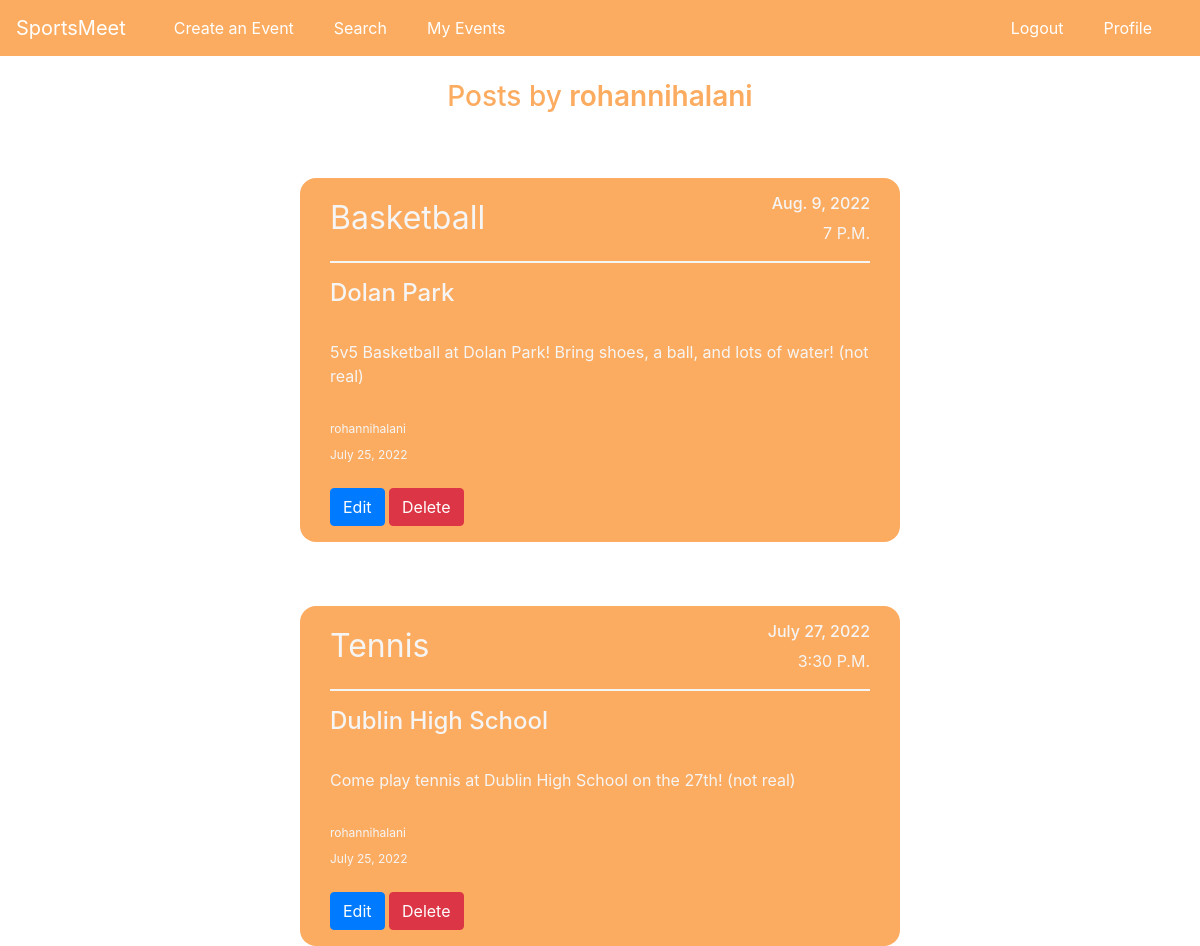
The page /user/rohannihalani/ (signed in) on the database its author committed.
### home/models.py (models this page shows, shortened)
class Post(real_models.Model):
    sport = real_models.CharField(max_length=100)
    location = real_models.CharField(max_length=200)
    date = real_models.DateField(default=timezone.now)
    time = real_models.TimeField(default=timezone.now)
    content = real_models.TextField()
    author = real_models.ForeignKey(User, on_delete=real_models.CASCADE, null=True)
    date_posted = real_models.DateTimeField(default=timezone.now)

### home/views.py (the view)
# urls.py: path('user/<str:username>/', views.UserPostListView.as_view(), name='user-posts'),
class UserPostListView(LoginRequiredMixin, UserPassesTestMixin, ListView):
    model = Post
    template_name = 'home/user_posts.html'
    context_object_name = 'posts'
    ordering = ['-date_posted']
    def get_queryset(self):
        user = get_object_or_404(User, username=self.kwargs.get('username'))
        return Post.objects.filter(author=user).order_by('-date_posted')
    def test_func(self):
        view_path = ('/user/' + str(self.request.user) + '/')
        if self.request.path == view_path:
            return True
        else:
            return False

### home/templates/home/user_posts.html (shortened to what this page needs)
{% extends 'home/main_base.html' %}
{% block content %}
<div class="entire-container">
    <h3 class="heading">Posts by <span class="username">{{ view.kwargs.username }}</span></h3>
    {% for post in posts %}
        <div class="all-posts">
            <article class="media content-section post-center">
                <div class="individual-post">
                    <div class="top">
                        <a href="{% url 'post-detail' post.id %}">{{post.sport}}</a>
                        <div class="date-time">
                            <h6>{{post.date}}</h6>
                            <p>{{post.time}}</p>
                        </div>
                    </div>
                    <div class="underline"></div>
                    <div class="middle">
                        <h4>{{post.location}}</h4>
                        <p>{{post.content}}</p>
                    </div>
                    <div class="bottom">
                        <p>{{post.author}}</p>
                        <p class="date-posted">{{post.date_posted|date:"F j, Y"}}</p>
                    </div>
                    <div class="footer">
                        <a href="{% url 'post-update' post.id  %}" class="btn-primary btn">Edit</a>
                        <a href="{% url 'post-delete' post.id %}" class='btn btn-danger'>Delete</a>
                    </div>
                </div>
            </article>
        </div>
{% endfor %}
</div>
{% endblock %}

### home/templates/home/user_posts.html (style rules this page uses)
.post-center { display: grid; place-items: center; background-color: #fcac60; border-radius: 1rem; width: 50%; }
.all-posts { display: grid; place-items: center; margin-top: 4rem; }
.entire-container { margin-top: 5rem; }
.individual-post { margin: 1rem; width: 90%; }
.top { display: grid; grid-template-columns: 1fr 1fr; width: 100%; }
.top a { text-align: left; text-transform: capitalize; color: whitesmoke; font-size: 2rem; }
.date-time { text-align: right; color: whitesmoke; }
.date-time p { text-transform: uppercase; }
.middle { margin-top: 1rem; color: whitesmoke; }
.middle p { margin-top: 2rem; }
.bottom { display: grid; padding-top: 1rem; grid-template-rows: 1fr 1fr; color: whitesmoke; }
.bottom p { font-size: 0.75rem; }
.date-posted { margin-top: -0.5rem; padding-top: -0.5rem; }
.underline { border: 1px solid whitesmoke; }
.heading { text-align: center; color: #fcac60; }
.username { font-weight: 600; }

### rows shown on the page
Post: sport "Basketball", date "Aug. 9, 2022", time "7 P.M.", location "Dolan Park", content "5v5 Basketball at Dolan Park! Bring shoes, a ball, and lots of water! (not real)", author "rohannihalani", date_posted "July 25, 2022"
Post: sport "Tennis", date "July 27, 2022", time "3:30 P.M.", location "Dublin High School", content "Come play tennis at Dublin High School on the 27th! (not real)", author "rohannihalani", date_posted "July 25, 2022"

### other values the page prints
{{ view.kwargs.username }} "rohannihalani"
